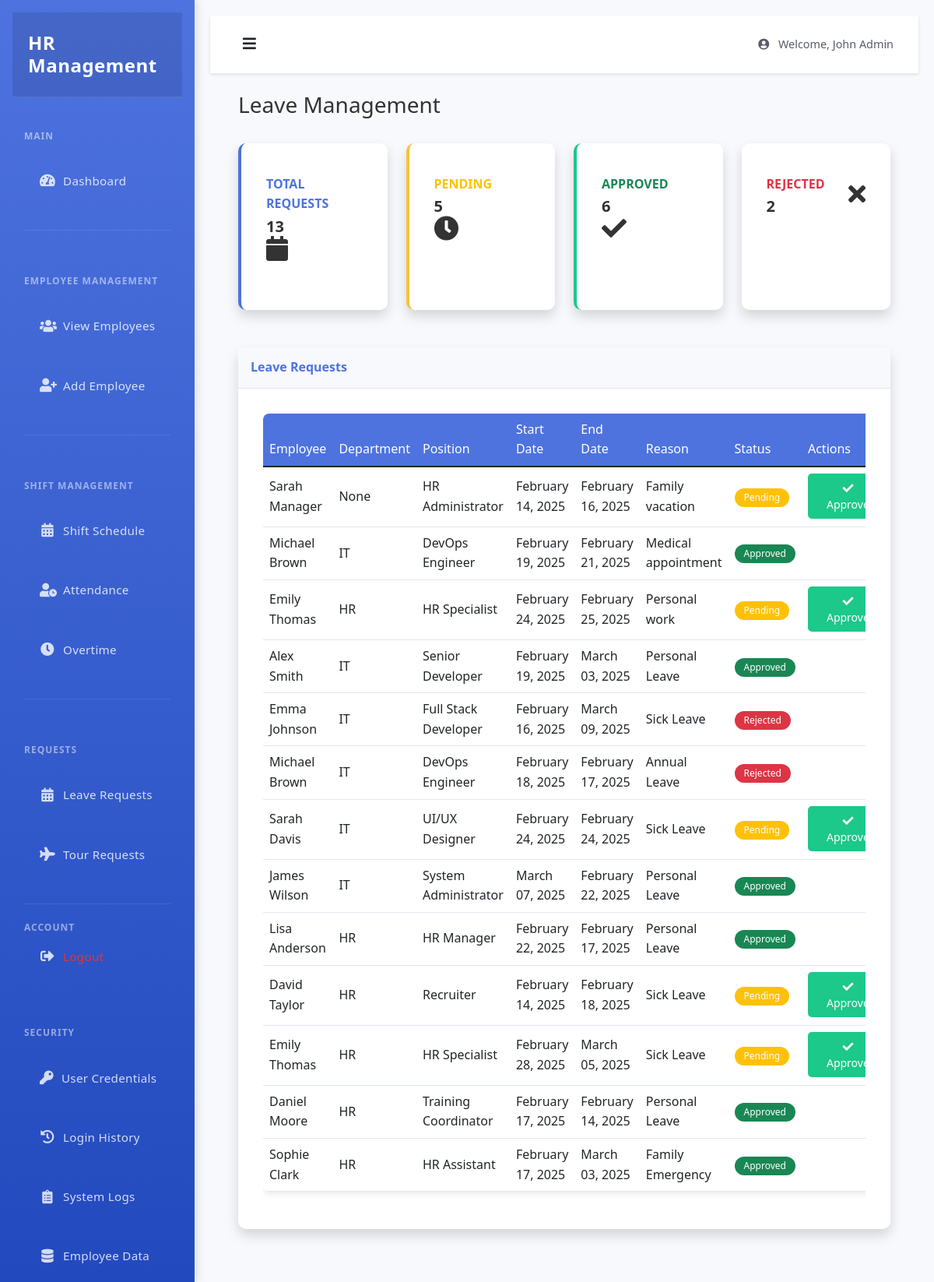
The app's page /admin/leaves (signed in) with its own data.
### tables this page shows
CREATE TABLE leave_requests (
    id INTEGER PRIMARY KEY AUTOINCREMENT,
    user_id INTEGER NOT NULL,
    start_date TEXT NOT NULL,
    end_date TEXT NOT NULL,
    reason TEXT NOT NULL,
    status TEXT DEFAULT 'pending',
    created_at TIMESTAMP DEFAULT CURRENT_TIMESTAMP,
    updated_at TIMESTAMP DEFAULT CURRENT_TIMESTAMP,
    FOREIGN KEY (user_id) REFERENCES users (id)
);

CREATE TABLE users (
    id INTEGER PRIMARY KEY AUTOINCREMENT,
    first_name TEXT NOT NULL,
    last_name TEXT NOT NULL,
    email TEXT UNIQUE NOT NULL,
    phone TEXT,
    username TEXT UNIQUE,
    password_hash TEXT NOT NULL,
    role TEXT NOT NULL,
    position TEXT,
    department TEXT,
    salary REAL,
    duration INTEGER,
    join_date TEXT,
    profile_pic TEXT,
    created_at TIMESTAMP DEFAULT CURRENT_TIMESTAMP
);

### app.py (the view)
@app.route('/admin/leaves')
@admin_required
def manage_leaves():
    db = get_db()
    cursor = db.cursor()
    cursor.execute('''
        SELECT lr.*,
               u.first_name,
               u.last_name,
               u.department,
               u.position
        FROM leave_requests lr
        JOIN users u ON lr.user_id = u.id
        ORDER BY lr.created_at DESC
    ''')
    leave_requests = cursor.fetchall()
    cursor.execute('''
        SELECT
            COUNT(*) as total,
            SUM(CASE WHEN status = 'pending' THEN 1 ELSE 0 END) as pending,
            SUM(CASE WHEN status = 'approved' THEN 1 ELSE 0 END) as approved,
            SUM(CASE WHEN status = 'rejected' THEN 1 ELSE 0 END) as rejected
        FROM leave_requests
    ''')
    stats = cursor.fetchone()
    return render_template('admin/leaves.html',
                         leave_requests=leave_requests,
                         stats=stats)

### app.py (called while the page is built)
def get_db():
    if not hasattr(g, 'sqlite_db'):
        g.sqlite_db = sqlite3.connect(app.config['DATABASE'])
        g.sqlite_db.row_factory = sqlite3.Row
    return g.sqlite_db

def admin_required(f):
    @wraps(f)
    def decorated_function(*args, **kwargs):
        if 'is_admin' not in session or not session['is_admin']:
            flash('Admin access required')
            return redirect(url_for('login'))
        return f(*args, **kwargs)
    return decorated_function

@app.template_filter('format_date')
def format_date(date_str):
    if not date_str:
        return ''
    try:
        date_obj = datetime.strptime(date_str, '%Y-%m-%d')
        return date_obj.strftime('%B %d, %Y')  # Example: January 08, 2025
    except:
        return date_str

### templates/admin/leaves.html (shortened to what this page needs)
{% extends "admin/base.html" %}
{% block content %}
<div class="container-fluid">
    <div class="d-flex justify-content-between align-items-center mb-4">
        <h1 class="h3">Leave Management</h1>
    </div>
    <div class="row mb-4">
        <div class="col-xl-3 col-md-6 mb-4">
            <div class="card border-left-primary shadow h-100 py-2">
                <div class="card-body">
                    <div class="row no-gutters align-items-center">
                        <div class="col mr-2">
                            <div class="text-xs font-weight-bold text-primary text-uppercase mb-1">
                                Total Requests</div>
                            <div class="h5 mb-0 font-weight-bold text-gray-800">{{ stats.total }}</div>
                        </div>
                        <div class="col-auto">
                            <i class="fas fa-calendar fa-2x text-gray-300"></i>
                        </div>
                    </div>
                </div>
            </div>
        </div>
        <div class="col-xl-3 col-md-6 mb-4">
            <div class="card border-left-warning shadow h-100 py-2">
                <div class="card-body">
                    <div class="row no-gutters align-items-center">
                        <div class="col mr-2">
                            <div class="text-xs font-weight-bold text-warning text-uppercase mb-1">
                                Pending</div>
                            <div class="h5 mb-0 font-weight-bold text-gray-800">{{ stats.pending }}</div>
                        </div>
                        <div class="col-auto">
                            <i class="fas fa-clock fa-2x text-gray-300"></i>
                        </div>
                    </div>
                </div>
            </div>
        </div>
        <div class="col-xl-3 col-md-6 mb-4">
            <div class="card border-left-success shadow h-100 py-2">
                <div class="card-body">
                    <div class="row no-gutters align-items-center">
                        <div class="col mr-2">
                            <div class="text-xs font-weight-bold text-success text-uppercase mb-1">
                                Approved</div>
                            <div class="h5 mb-0 font-weight-bold text-gray-800">{{ stats.approved }}</div>
                        </div>
                        <div class="col-auto">
                            <i class="fas fa-check fa-2x text-gray-300"></i>
                        </div>
                    </div>
                </div>
            </div>
        </div>
        <div class="col-xl-3 col-md-6 mb-4">
            <div class="card border-left-danger shadow h-100 py-2">
                <div class="card-body">
                    <div class="row no-gutters align-items-center">
                        <div class="col mr-2">
                            <div class="text-xs font-weight-bold text-danger text-uppercase mb-1">
                                Rejected</div>
                            <div class="h5 mb-0 font-weight-bold text-gray-800">{{ stats.rejected }}</div>
                        </div>
                        <div class="col-auto">
                            <i class="fas fa-times fa-2x text-gray-300"></i>
                        </div>
                    </div>
                </div>
            </div>
        </div>
    </div>
    <div class="card shadow mb-4">
        <div class="card-header py-3">
            <h6 class="m-0 font-weight-bold text-primary">Leave Requests</h6>
        </div>
        <div class="card-body">
            <div class="table-responsive">
                <table class="table table-hover">
                    <thead>
                        <tr>
                            <th>Employee</th>
                            <th>Department</th>
                            <th>Position</th>
                            <th>Start Date</th>
                            <th>End Date</th>
                            <th>Reason</th>
                            <th>Status</th>
                            <th>Actions</th>
                        </tr>
                    </thead>
                    <tbody>
                        {% for leave in leave_requests %}
                        <tr>
                            <td>{{ leave.first_name }} {{ leave.last_name }}</td>
                            <td>{{ leave.department }}</td>
                            <td>{{ leave.position }}</td>
                            <td>{{ leave.start_date|format_date }}</td>
                            <td>{{ leave.end_date|format_date }}</td>
                            <td>{{ leave.reason }}</td>
                            <td>
                                <span class="badge bg-{{ 'success' if leave.status == 'approved'
                                    else 'danger' if leave.status == 'rejected'
                                    else 'warning' }}">
                                    {{ leave.status|title }}
                                </span>
                            </td>
                            <td>
                                {% if leave.status == 'pending' %}
                                <div class="btn-group">
                                    <form action="{{ url_for('update_leave_status') }}" method="POST" class="d-inline">
                                        <button type="submit" class="btn btn-success btn-sm">
                                            <i class="fas fa-check"></i> Approve
                                        </button>
                                    </form>
                                </div>
                                {% endif %}
                            </td>
                        </tr>
                        {% else %}
                        <tr>
                            <td colspan="8" class="text-center">No leave requests found</td>
                        </tr>
                        {% endfor %}
                    </tbody>
                </table>
            </div>
        </div>
    </div>
</div>
{% endblock %}

### static/style.css (style rules this page uses)
* { margin: 0; padding: 0; box-sizing: border-box; }
body { font-family: 'Segoe UI', Tahoma, Geneva, Verdana, sans-serif; line-height: 1.6; background-color: #f8f9fa; color: #333; min-height: 100vh; display: flex; flex-direction: column; }
.card { background: white; border-radius: 10px; box-shadow: 0 2px 15px rgba(0, 0, 0, 0.1); transition: transform 0.2s, box-shadow 0.2s; margin-bottom: 20px; border: none; }
.card-body { padding: 2rem; }
.btn { padding: 0.5rem 1.5rem; border-radius: 5px; transition: all 0.3s; font-weight: 500; }
.btn-success { background-color: #1cc88a; border: none; }
.border-left-primary { border-left-color: #4e73df; }
.border-left-success { border-left-color: #1cc88a; }
.border-left-warning { border-left-color: #f6c23e; }
.table { background: white; border-radius: 8px; overflow: hidden; box-shadow: 0 2px 10px rgba(0, 0, 0, 0.1); }
.table th { background-color: #4e73df; color: white; font-weight: 500; border: none; }
.table td { vertical-align: middle; border-color: #e3e6f0; }
.badge { padding: 0.5em 1em; font-weight: 500; border-radius: 30px; }
.card { margin-bottom: 20px; }
.border-left-primary { border-left: 4px solid #4e73df; }
.border-left-success { border-left: 4px solid #1cc88a; }
.border-left-warning { border-left: 4px solid #f6c23e; }
.card-header { background-color: #f8f9fc; border-bottom: 1px solid #e3e6f0; }
.font-weight-bold { font-weight: 700 !important; }
.text-primary { color: #4e73df !important; }

### records on screen
leave_requests: first_name "Sarah", last_name "Manager", department "None", position "HR Administrator", start_date "February 14, 2025", end_date "February 16, 2025", reason "Family vacation", status "Pending"
leave_requests: first_name "Michael", last_name "Brown", department "IT", position "DevOps Engineer", start_date "February 19, 2025", end_date "February 21, 2025", reason "Medical appointment", status "Approved"
leave_requests: first_name "Emily", last_name "Thomas", department "HR", position "HR Specialist", start_date "February 24, 2025", end_date "February 25, 2025", reason "Personal work", status "Pending"
leave_requests: first_name "Alex", last_name "Smith", department "IT", position "Senior Developer", start_date "February 19, 2025", end_date "March 03, 2025", reason "Personal Leave", status "Approved"
leave_requests: first_name "Emma", last_name "Johnson", department "IT", position "Full Stack Developer", start_date "February 16, 2025", end_date "March 09, 2025", reason "Sick Leave", status "Rejected"
leave_requests: first_name "Michael", last_name "Brown", department "IT", position "DevOps Engineer", start_date "February 18, 2025", end_date "February 17, 2025", reason "Annual Leave", status "Rejected"
leave_requests: first_name "Sarah", last_name "Davis", department "IT", position "UI/UX Designer", start_date "February 24, 2025", end_date "February 24, 2025", reason "Sick Leave", status "Pending"
leave_requests: first_name "James", last_name "Wilson", department "IT", position "System Administrator", start_date "March 07, 2025", end_date "February 22, 2025", reason "Personal Leave", status "Approved"
leave_requests: first_name "Lisa", last_name "Anderson", department "HR", position "HR Manager", start_date "February 22, 2025", end_date "February 17, 2025", reason "Personal Leave", status "Approved"
leave_requests: first_name "David", last_name "Taylor", department "HR", position "Recruiter", start_date "February 14, 2025", end_date "February 18, 2025", reason "Sick Leave", status "Pending"
leave_requests: first_name "Emily", last_name "Thomas", department "HR", position "HR Specialist", start_date "February 28, 2025", end_date "March 05, 2025", reason "Sick Leave", status "Pending"
leave_requests: first_name "Daniel", last_name "Moore", department "HR", position "Training Coordinator", start_date "February 17, 2025", end_date "February 14, 2025", reason "Personal Leave", status "Approved"
leave_requests: first_name "Sophie", last_name "Clark", department "HR", position "HR Assistant", start_date "February 17, 2025", end_date "March 03, 2025", reason "Family Emergency", status "Approved"

### other values on screen
{{ session.get('username') }} "John Admin"
{{ stats.total }} "13"
{{ stats.pending }} "5"
{{ stats.approved }} "6"
{{ stats.rejected }} "2"
